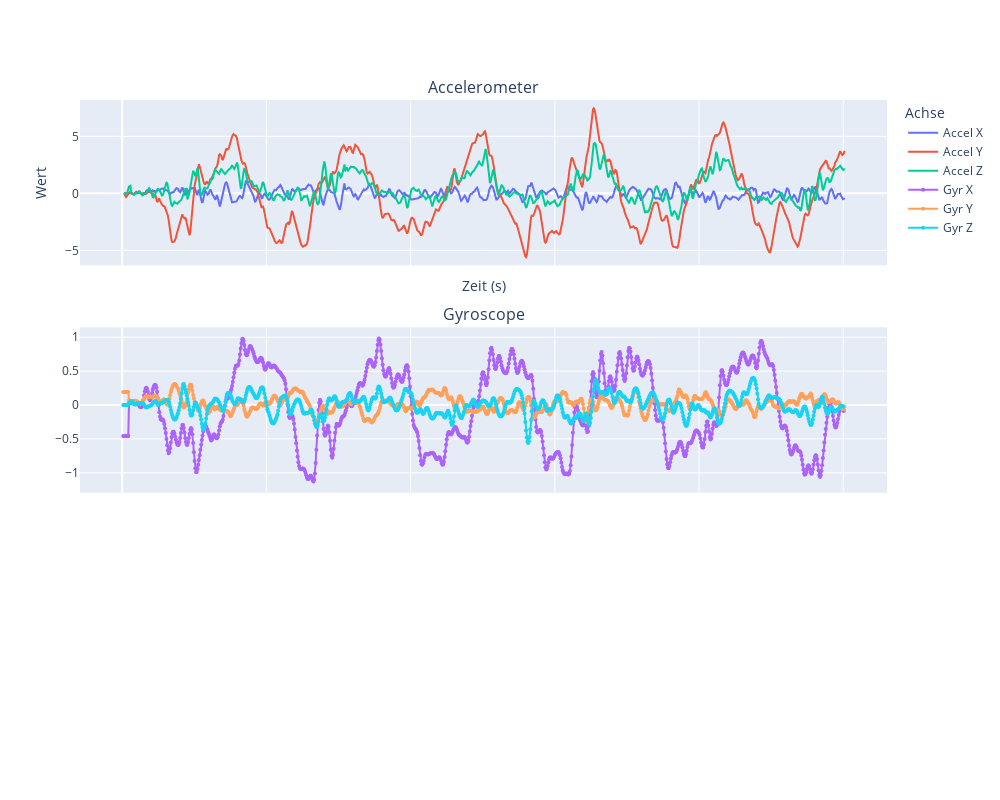

The cell this chart's notebook holds for it:
### Code cell
compare_acc_gyr(acc_sq,gyr_sq)

### Figure 1 — Plotly figure (JSON) as saved in the notebook; plotly's stock layout.template omitted (floating-point values rounded to 4 significant figures; data arrays with more than 128 entries replaced by an {"elided": "..."} marker saying what was removed)
{"data": [{"name": "Accel X", "type": "scatter", "x": {"elided": "1001 float values"}, "y": {"elided": "1001 float values"}}, {"name": "Accel Y", "type": "scatter", "x": {"elided": "1001 float values"}, "y": {"elided": "1001 float values"}}, {"name": "Accel Z", "type": "scatter", "x": {"elided": "1001 float values"}, "y": {"elided": "1001 float values"}}, {"marker": {"size": 4}, "mode": "lines+markers", "name": "Gyr X", "type": "scatter", "x": {"elided": "1001 float values"}, "xaxis": "x2", "y": {"elided": "1001 float values"}, "yaxis": "y2"}, {"marker": {"size": 4}, "mode": "lines+markers", "name": "Gyr Y", "type": "scatter", "x": {"elided": "1001 float values"}, "xaxis": "x2", "y": {"elided": "1001 float values"}, "yaxis": "y2"}, {"marker": {"size": 4}, "mode": "lines+markers", "name": "Gyr Z", "type": "scatter", "x": {"elided": "1001 float values"}, "xaxis": "x2", "y": {"elided": "1001 float values"}, "yaxis": "y2"}], "layout": {"annotations": [{"font": {"size": 16}, "showarrow": false, "text": "Accelerometer", "x": 0.5, "xanchor": "center", "xref": "paper", "y": 1, "yanchor": "bottom", "yref": "paper"}, {"font": {"size": 16}, "showarrow": false, "text": "Gyroscope", "x": 0.5, "xanchor": "center", "xref": "paper", "y": 0.6333, "yanchor": "bottom", "yref": "paper"}], "height": 800, "legend": {"title": {"text": "Achse"}}, "width": 1000, "xaxis": {"anchor": "y", "domain": [0, 1], "matches": "x3", "showticklabels": false, "title": {"text": "Zeit (s)"}}, "xaxis2": {"anchor": "y2", "domain": [0, 1], "matches": "x3", "showticklabels": false}, "xaxis3": {"anchor": "y3", "domain": [0, 1]}, "yaxis": {"anchor": "x", "domain": [0.7333, 1], "title": {"text": "Wert"}}, "yaxis2": {"anchor": "x2", "domain": [0.3667, 0.6333]}, "yaxis3": {"anchor": "x3", "domain": [0, 0.2667]}}}
